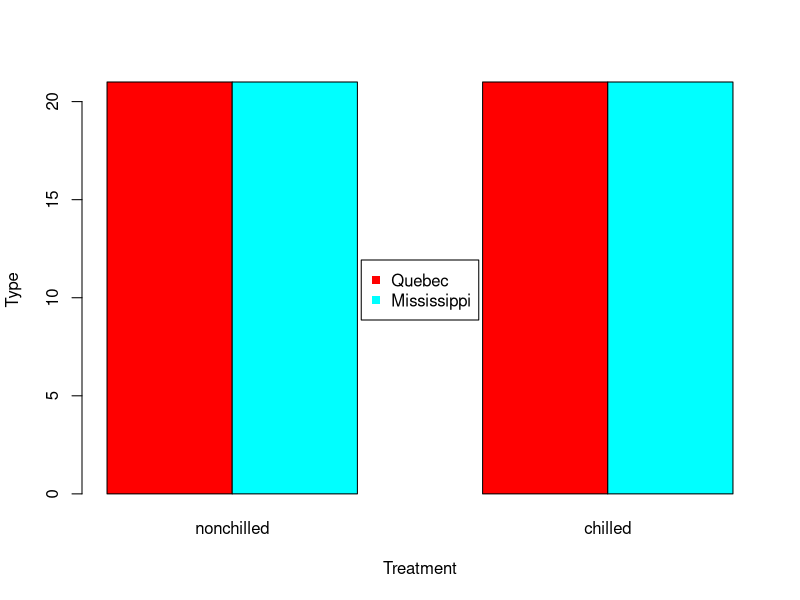
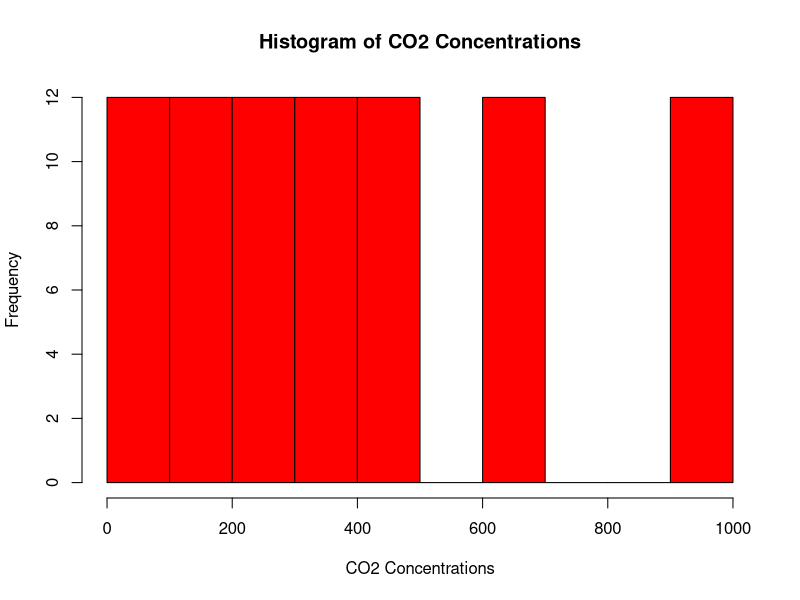
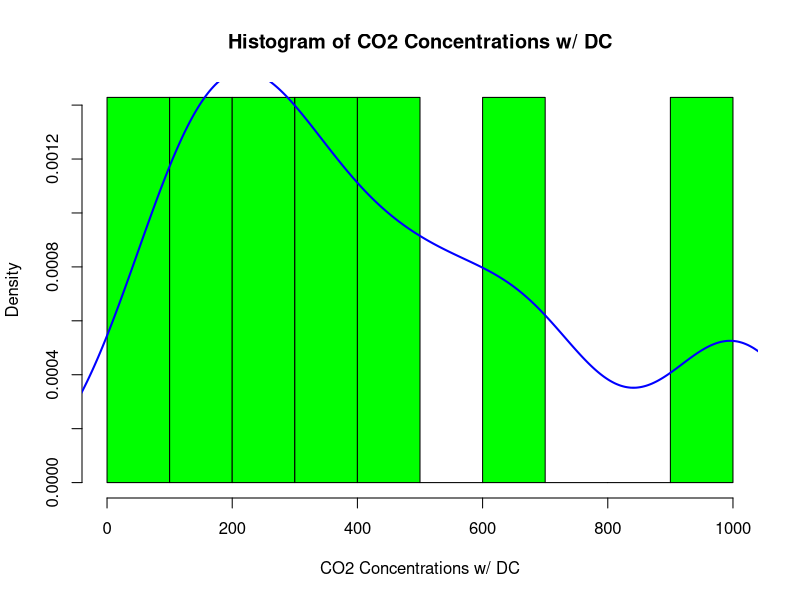
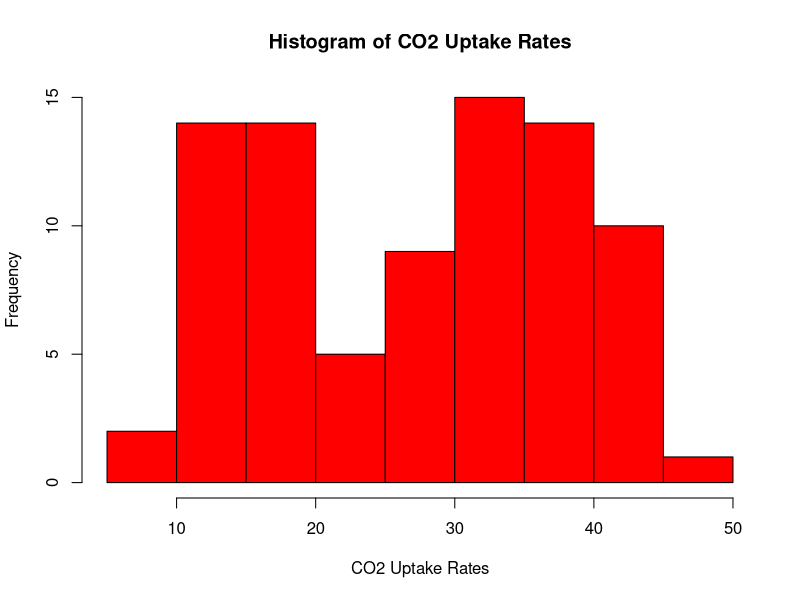
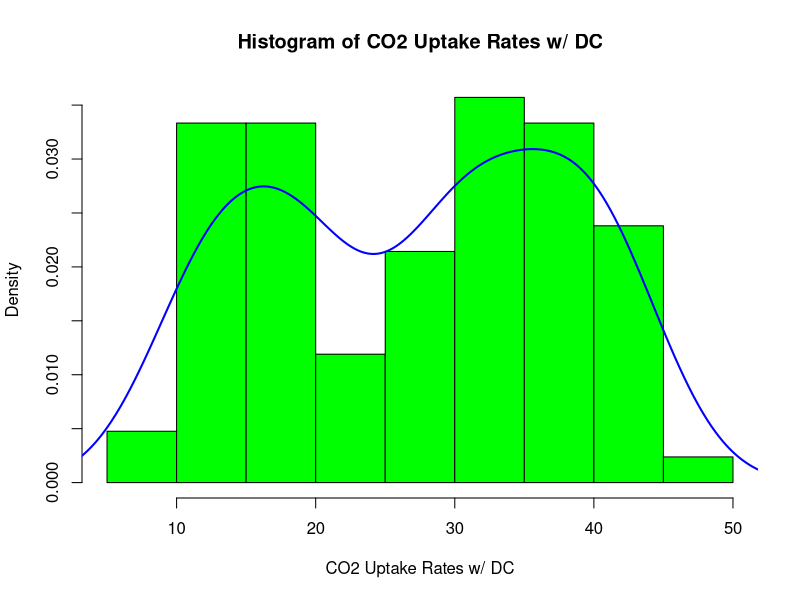
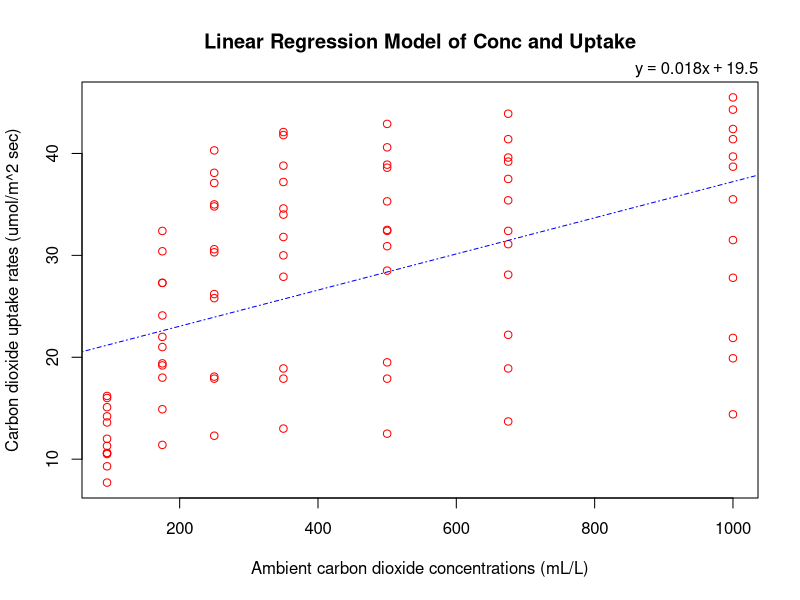

The R source for these figures, in order:
## ---- chunk 1
#install.packages("datasets")
suppressMessages(suppressWarnings(library(datasets))) 
data(CO2)
summary(CO2)
## ---- chunk 2
table(CO2$Type)
## ---- chunk 3
table(CO2$Treatment)
## ---- chunk 4
table(CO2$Type,CO2$Treatment)
## ---- chunk 5
#install.packages("gmodels")
suppressMessages(suppressWarnings(library("gmodels")))
#Contingency tables 
joint.CO2<-CrossTable(CO2$Type,CO2$Treatment, prop.chisq = F)
## ---- chunk 6
joint.CO2
## ---- chunk 7
par(mfrow=c(1,1))
joint.CO2_count<-joint.CO2$t
barplot(joint.CO2_count, beside = TRUE, col = rainbow(2), 
        ylab = "Type", xlab = "Treatment")
legend("center", c("Quebec", "Mississippi"), 
       pch = 15, col = rainbow(2))
## ---- chunk 8
par(mfrow=c(1,1))
hist(CO2$conc, xlab="CO2 Concentrations", 
     main="Histogram of CO2 Concentrations", col="red")
## ---- chunk 9
par(mfrow=c(1,1))
x2 <- CO2$conc
hist(CO2$conc, xlab="CO2 Concentrations w/ DC", 
     main="Histogram of CO2 Concentrations w/ DC", 
     col="green", probability=TRUE)
lines(density(x2),col="blue", lwd=2)
## ---- chunk 10
par(mfrow=c(1,1))
hist(CO2$uptake, xlab="CO2 Uptake Rates", 
     main="Histogram of CO2 Uptake Rates", col="red")
## ---- chunk 11
par(mfrow=c(1,1))
x3 <- CO2$uptake
hist(CO2$uptake, xlab="CO2 Uptake Rates w/ DC", 
     main="Histogram of CO2 Uptake Rates w/ DC", 
     col="green", probability=TRUE)
lines(density(x3),col="blue", lwd=2)
## ---- chunk 12
fm <- lm(CO2$uptake ~ CO2$conc, data=CO2)
summary(fm)
## ---- chunk 13
par(mfrow=c(1,1))
plot(CO2$conc, CO2$uptake, 
     xlab="Ambient carbon dioxide concentrations (mL/L)", 
     ylab="Carbon dioxide uptake rates (umol/m^2 sec)", 
     main="Linear Regression Model of Conc and Uptake", col="red")
fm <- lm(CO2$uptake ~ CO2$conc, data=CO2)
abline(coef(fm), lty=4, col="blue")

#Extract coefficients of Conc and Uptake
fm_coef <- round(coef(fm), 3) 

#Display the regression equation of the line
mtext(bquote(y == .(fm_coef[2])*x + .(fm_coef[1])),
      adj=1, padj=0)
